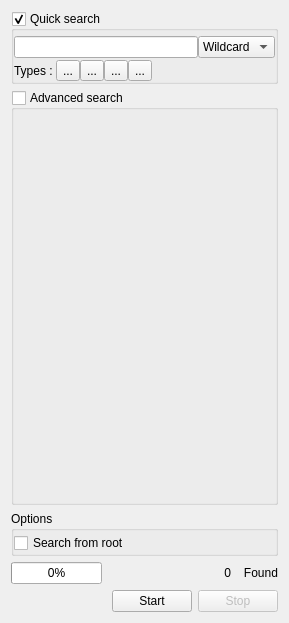
<?xml version="1.0" encoding="UTF-8"?>
<ui version="4.0">
 <class>searchPanel</class>
 <widget class="QWidget" name="searchPanel">
  <property name="geometry">
   <rect>
    <x>0</x>
    <y>0</y>
    <width>289</width>
    <height>623</height>
   </rect>
  </property>
  <property name="baseSize">
   <size>
    <width>250</width>
    <height>0</height>
   </size>
  </property>
  <property name="windowTitle">
   <string>Form</string>
  </property>
  <layout class="QVBoxLayout" name="verticalLayout_3">
   <item>
    <widget class="QGroupBox" name="quickSearch">
     <property name="title">
      <string>Quick search</string>
     </property>
     <property name="flat">
      <bool>false</bool>
     </property>
     <property name="checkable">
      <bool>true</bool>
     </property>
     <layout class="QVBoxLayout" name="verticalLayout_2">
      <property name="spacing">
       <number>0</number>
      </property>
      <property name="leftMargin">
       <number>0</number>
      </property>
      <property name="topMargin">
       <number>5</number>
      </property>
      <property name="rightMargin">
       <number>0</number>
      </property>
      <property name="bottomMargin">
       <number>0</number>
      </property>
      <item>
       <layout class="QHBoxLayout" name="horizontalLayout">
        <item>
         <widget class="QLineEdit" name="quickEdit"/>
        </item>
        <item>
         <widget class="QComboBox" name="quickMode">
          <item>
           <property name="text">
            <string>Wildcard</string>
           </property>
          </item>
          <item>
           <property name="text">
            <string>Regexp</string>
           </property>
          </item>
          <item>
           <property name="text">
            <string>Fuzzy</string>
           </property>
          </item>
          <item>
           <property name="text">
            <string>Fixed</string>
           </property>
          </item>
          <item>
           <property name="text">
            <string>Custom</string>
           </property>
          </item>
         </widget>
        </item>
       </layout>
      </item>
      <item>
       <layout class="QHBoxLayout" name="horizontalLayout_3" stretch="0,0,0,0,100,0">
        <property name="spacing">
         <number>0</number>
        </property>
        <property name="topMargin">
         <number>2</number>
        </property>
        <item>
         <widget class="QLabel" name="label">
          <property name="text">
           <string>Types : </string>
          </property>
         </widget>
        </item>
        <item>
         <widget class="QToolButton" name="imageType">
          <property name="text">
           <string>...</string>
          </property>
          <property name="icon">
           <iconset resource="gui.qrc">
            <normaloff>:/lphoto</normaloff>:/lphoto</iconset>
          </property>
          <property name="checkable">
           <bool>true</bool>
          </property>
         </widget>
        </item>
        <item>
         <widget class="QToolButton" name="soundType">
          <property name="text">
           <string>...</string>
          </property>
          <property name="icon">
           <iconset resource="gui.qrc">
            <normaloff>:/sound.png</normaloff>:/sound.png</iconset>
          </property>
          <property name="checkable">
           <bool>true</bool>
          </property>
         </widget>
        </item>
        <item>
         <widget class="QToolButton" name="videoType">
          <property name="text">
           <string>...</string>
          </property>
          <property name="icon">
           <iconset resource="gui.qrc">
            <normaloff>:/video.png</normaloff>:/video.png</iconset>
          </property>
          <property name="checkable">
           <bool>true</bool>
          </property>
         </widget>
        </item>
        <item>
         <widget class="QToolButton" name="documentType">
          <property name="text">
           <string>...</string>
          </property>
          <property name="icon">
           <iconset resource="gui.qrc">
            <normaloff>:/document.png</normaloff>:/document.png</iconset>
          </property>
          <property name="checkable">
           <bool>true</bool>
          </property>
         </widget>
        </item>
        <item>
         <spacer name="horizontalSpacer">
          <property name="orientation">
           <enum>Qt::Horizontal</enum>
          </property>
          <property name="sizeHint" stdset="0">
           <size>
            <width>40</width>
            <height>20</height>
           </size>
          </property>
         </spacer>
        </item>
       </layout>
      </item>
     </layout>
    </widget>
   </item>
   <item>
    <widget class="QGroupBox" name="advancedSearch">
     <property name="enabled">
      <bool>true</bool>
     </property>
     <property name="title">
      <string>Advanced search</string>
     </property>
     <property name="flat">
      <bool>false</bool>
     </property>
     <property name="checkable">
      <bool>true</bool>
     </property>
     <property name="checked">
      <bool>false</bool>
     </property>
     <layout class="QVBoxLayout" name="verticalLayout_5" stretch="50">
      <property name="spacing">
       <number>0</number>
      </property>
      <property name="leftMargin">
       <number>0</number>
      </property>
      <property name="topMargin">
       <number>5</number>
      </property>
      <property name="rightMargin">
       <number>0</number>
      </property>
      <property name="bottomMargin">
       <number>0</number>
      </property>
      <item>
       <layout class="QVBoxLayout" name="searchFiltersLayout"/>
      </item>
     </layout>
    </widget>
   </item>
   <item>
    <widget class="QGroupBox" name="groupBox">
     <property name="title">
      <string>Options</string>
     </property>
     <layout class="QVBoxLayout" name="verticalLayout">
      <property name="spacing">
       <number>0</number>
      </property>
      <property name="leftMargin">
       <number>0</number>
      </property>
      <property name="topMargin">
       <number>2</number>
      </property>
      <property name="rightMargin">
       <number>0</number>
      </property>
      <property name="bottomMargin">
       <number>0</number>
      </property>
      <item>
       <widget class="QCheckBox" name="fromRoot">
        <property name="text">
         <string>Search from root</string>
        </property>
       </widget>
      </item>
     </layout>
    </widget>
   </item>
   <item>
    <layout class="QHBoxLayout" name="horizontalLayout_2" stretch="0,30,10">
     <item>
      <widget class="QProgressBar" name="searchProgress">
       <property name="value">
        <number>0</number>
       </property>
      </widget>
     </item>
     <item>
      <widget class="QLabel" name="matchedNodeLabel">
       <property name="text">
        <string>0</string>
       </property>
       <property name="alignment">
        <set>Qt::AlignRight|Qt::AlignTrailing|Qt::AlignVCenter</set>
       </property>
      </widget>
     </item>
     <item>
      <widget class="QLabel" name="label_3">
       <property name="text">
        <string>Found</string>
       </property>
       <property name="alignment">
        <set>Qt::AlignRight|Qt::AlignTrailing|Qt::AlignVCenter</set>
       </property>
      </widget>
     </item>
    </layout>
   </item>
   <item>
    <layout class="QHBoxLayout" name="horizontalLayout_5">
     <item>
      <spacer name="horizontalSpacer_2">
       <property name="orientation">
        <enum>Qt::Horizontal</enum>
       </property>
       <property name="sizeHint" stdset="0">
        <size>
         <width>40</width>
         <height>20</height>
        </size>
       </property>
      </spacer>
     </item>
     <item>
      <widget class="QPushButton" name="startButton">
       <property name="text">
        <string>Start</string>
       </property>
       <property name="icon">
        <iconset resource="gui.qrc">
         <normaloff>:/viewmag</normaloff>:/viewmag</iconset>
       </property>
       <property name="iconSize">
        <size>
         <width>18</width>
         <height>24</height>
        </size>
       </property>
      </widget>
     </item>
     <item>
      <widget class="QPushButton" name="stopButton">
       <property name="enabled">
        <bool>false</bool>
       </property>
       <property name="text">
        <string>Stop</string>
       </property>
       <property name="icon">
        <iconset resource="gui.qrc">
         <normaloff>:/mail_delete</normaloff>:/mail_delete</iconset>
       </property>
       <property name="iconSize">
        <size>
         <width>18</width>
         <height>24</height>
        </size>
       </property>
      </widget>
     </item>
    </layout>
   </item>
  </layout>
 </widget>
 <resources>
  <include location="gui.qrc"/>
 </resources>
 <connections/>
</ui>
